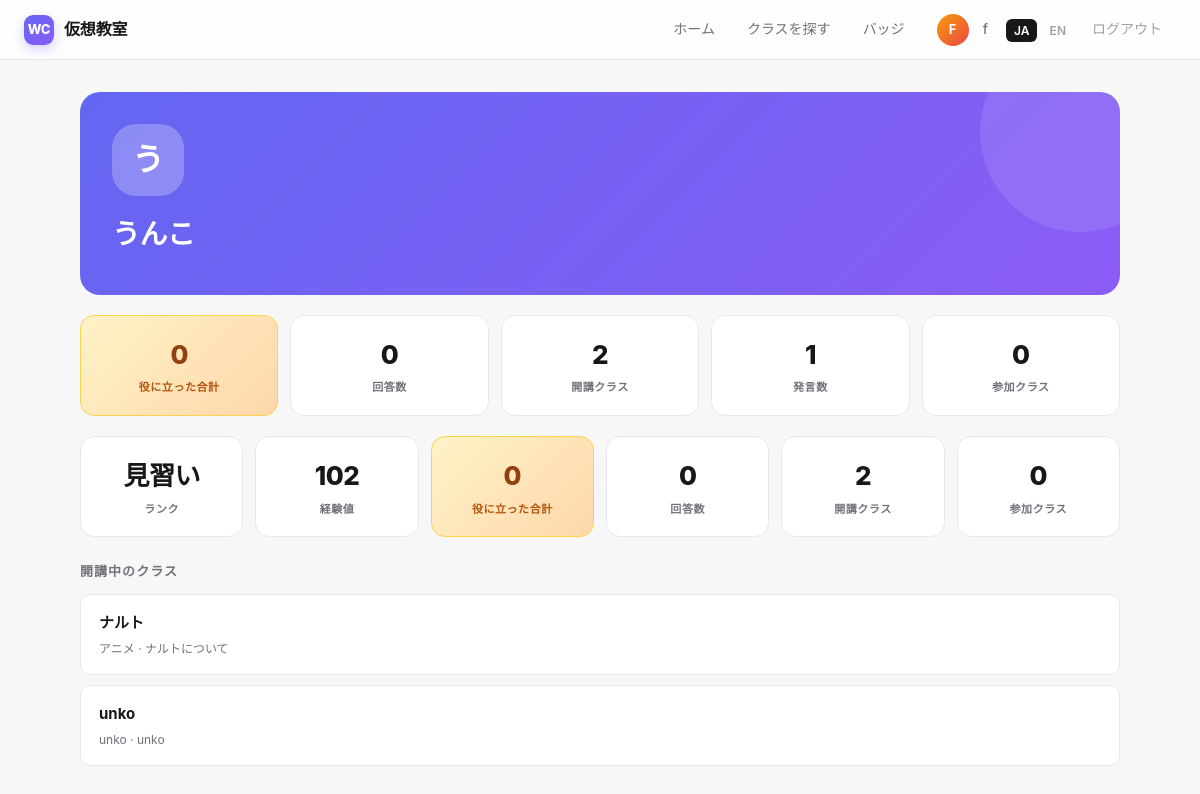
The app's page /u/1 (signed in) with its own data.
### tables this page shows
CREATE TABLE users (
        id INTEGER PRIMARY KEY AUTOINCREMENT,
        name TEXT NOT NULL UNIQUE,
        created_at TEXT NOT NULL
    , lang TEXT DEFAULT 'ja', title TEXT DEFAULT '', bio TEXT DEFAULT '', skin TEXT DEFAULT 'default');

CREATE TABLE classes (
        id INTEGER PRIMARY KEY AUTOINCREMENT,
        title TEXT NOT NULL,
        subject TEXT NOT NULL,
        description TEXT,
        teacher_id INTEGER NOT NULL,
        join_code TEXT NOT NULL UNIQUE,
        created_at TEXT NOT NULL, blackboard TEXT DEFAULT '', ai_mode INTEGER DEFAULT 0, stage INTEGER DEFAULT 0, is_public INTEGER DEFAULT 1, ai_teacher_mode INTEGER DEFAULT 0, teaching_focus TEXT DEFAULT '', taught_by TEXT DEFAULT '', is_weekly INTEGER DEFAULT 0, weekly_time TEXT DEFAULT '',
        FOREIGN KEY (teacher_id) REFERENCES users(id)
    );

### main.py (the view)
@app.get("/u/{uid}", response_class=HTMLResponse)
def profile_page(request: Request, uid: int):
    me = current_user(request)
    if not me:
        return RedirectResponse("/login")
    u = get_user_by_id(uid)
    if not u:
        return HTMLResponse("User not found", status_code=404)
    stats = user_stats(uid)
    taught = list_classes_taught_by(uid)
    recent_answers = list_questions_answered_by(uid, limit=10)
    is_me = (int(me["id"]) == int(uid))
    return templates.TemplateResponse(
        request, "profile.html",
        ctx(request, me, profile_user=u, stats=stats,
            taught=taught, recent_answers=recent_answers, is_me=is_me),
    )

### templates/profile.html (shortened to what this page needs)
{% extends "base.html" %}
{% block content %}
<div class="p-hero">
  <div class="av">{{ profile_user.name[0]|upper }}</div>
  <h1>{{ profile_user.name }}</h1>
</div>
<div class="stats-grid">
  <div class="stat highlight">
    <div class="n">{{ stats.helpful }}</div>
    <div class="l">{{ T.stat_helpful }}</div>
  </div>
  <div class="stat"><div class="n">{{ stats.answers }}</div><div class="l">{{ T.stat_answers }}</div></div>
  <div class="stat"><div class="n">{{ stats.taught }}</div><div class="l">{{ T.stat_taught }}</div></div>
  <div class="stat"><div class="n">{{ stats.messages }}</div><div class="l">{{ T.stat_messages }}</div></div>
  <div class="stat"><div class="n">{{ stats.joined }}</div><div class="l">{{ T.stat_joined }}</div></div>
</div>
<div class="stats-grid" style="grid-template-columns: repeat(auto-fit, minmax(110px, 1fr));">
  <div class="stat"><div class="n">{{ stats.rank[2] if lang == 'ja' else stats.rank[3] }}</div><div class="l">{{ T.rank }}</div></div>
  <div class="stat"><div class="n">{{ stats.xp }}</div><div class="l">{{ T.xp }}</div></div>
  <div class="stat highlight"><div class="n">{{ stats.helpful }}</div><div class="l">{{ T.stat_helpful }}</div></div>
  <div class="stat"><div class="n">{{ stats.answers }}</div><div class="l">{{ T.stat_answers }}</div></div>
  <div class="stat"><div class="n">{{ stats.taught }}</div><div class="l">{{ T.stat_taught }}</div></div>
  <div class="stat"><div class="n">{{ stats.joined }}</div><div class="l">{{ T.stat_joined }}</div></div>
</div>
{% if taught %}
<h2 style="font-size:13px;font-weight:700;color:var(--text-muted);text-transform:uppercase;letter-spacing:.08em;margin:24px 0 12px;">{{ T.taught_classes }}</h2>
{% for c in taught %}
<a class="class-item" href="/class/{{ c.id }}">
  <div class="title">{{ c.title }}</div>
  <div class="meta">{{ c.subject }}{% if c.description %} · {{ c.description }}{% endif %}</div>
</a>
{% endfor %}
{% endif %}
{% endblock %}

### templates/base.html (shortened to what this page needs)
<!DOCTYPE html>
<html lang="{{ lang }}">
<head>
</head>
<body>
<header class="hdr">
  <a href="/dashboard" class="brand">
    <div class="logo">WC</div>
    <span>{{ T.app_title }}</span>
  </a>
  <nav>
        {% if user %}
      <a href="/dashboard">{{ T.home }}</a>
      <a href="/classes">{{ T.join_class }}</a>
      <a href="/badges">{{ T.badges }}</a>
      <a href="/u/{{ user.id }}" style="display:flex;align-items:center;gap:6px;">
        <span class="avatar">{{ user.name[0]|upper }}</span>
        <span>{{ user.name }}</span>
      </a>
      <span class="lang">
        <a href="/lang/ja" class="{% if lang == 'ja' %}active{% endif %}">JA</a>
        <a href="/lang/en" class="{% if lang == 'en' %}active{% endif %}">EN</a>
      </span>
      <a href="/logout" style="color:var(--text-soft);">{{ T.logout }}</a>
    {% else %}
      <span class="lang">
        <a href="/lang/ja" class="{% if lang == 'ja' %}active{% endif %}">JA</a>
        <a href="/lang/en" class="{% if lang == 'en' %}active{% endif %}">EN</a>
      </span>
    {% endif %}
  </nav>
</header>
<main class="{% block main_class %}{% endblock %}">
{% block content %}{% endblock %}
</main>
</body>
</html>

### templates/base.html (style rules this page uses)
:root { --bg: #f7f7f8; --surface: #ffffff; --surface-2: #fafafa; --border: #e8e8ec; --text: #18181b; --text-muted: #71717a; --text-soft: #a1a1aa; --primary: #6366f1; --primary-hover: #4f46e5; --primary-soft: #eef2ff; --teacher: #f59e0b; --teacher-soft: #fef3c7; --student: #10b981; --student-soft: #d1fae5; --danger: #ef4444; --danger-soft: #fee2e2; --success: #10b981; --radius: 14px; --radius-sm: 10px; --radius-lg: 20px; --shadow-sm: 0 1px 2px rgba(0,0,0,.04); --shadow: 0 4px 12px rgba(0,0,0,.05); --shadow-lg: 0 12px 32px rgba(0,0,0,.08); --font: -apple-system, BlinkMacSystemFont, "Inter", "Hiragino Sans", "Yu Gothic UI", "Meiryo", sans-serif; }
* { box-sizing: border-box; }
html, body { margin: 0; padding: 0; }
body { font-family: var(--font); background: var(--bg); color: var(--text); font-size: 15px; line-height: 1.6; -webkit-font-smoothing: antialiased; }
a { color: inherit; text-decoration: none; }
.hdr { background: rgba(255,255,255,.85); backdrop-filter: saturate(180%) blur(12px); -webkit-backdrop-filter: saturate(180%) blur(12px); border-bottom: 1px solid var(--border); padding: 0 24px; height: 60px; display: flex; align-items: center; justify-content: space-between; position: sticky; top: 0; z-index: 50; }
.hdr .brand { display: flex; align-items: center; gap: 10px; font-weight: 700; font-size: 16px; letter-spacing: -.01em; }
.hdr .brand .logo { width: 30px; height: 30px; border-radius: 9px; background: linear-gradient(135deg, #6366f1, #8b5cf6); display: flex; align-items: center; justify-content: center; color: #fff; font-size: 13px; font-weight: 800; box-shadow: 0 4px 12px rgba(99,102,241,.3); }
.hdr nav { display: flex; align-items: center; gap: 4px; }
.hdr nav a { padding: 7px 14px; border-radius: 8px; font-size: 14px; color: var(--text-muted); font-weight: 500; transition: all .15s; }
.hdr .avatar { width: 32px; height: 32px; border-radius: 50%; background: linear-gradient(135deg, #f59e0b, #ef4444); color: #fff; font-weight: 700; font-size: 13px; display: flex; align-items: center; justify-content: center; margin-right: 8px; }
.hdr .lang a { padding: 4px 8px; border-radius: 6px; font-size: 12px; color: var(--text-soft); font-weight: 600; }
.hdr .lang a.active { background: var(--text); color: #fff; }
main { max-width: 1080px; margin: 32px auto; padding: 0 20px; }
.class-item { display: block; padding: 16px 18px; border: 1.5px solid var(--border); border-radius: var(--radius-sm); margin-bottom: 10px; background: var(--surface); transition: all .15s; }
.class-item .title { font-weight: 700; font-size: 15px; margin-bottom: 4px; }
.class-item .meta { font-size: 12px; color: var(--text-muted); }

### templates/profile.html (style rules this page uses)
.p-hero { background: linear-gradient(135deg, #6366f1 0%, #8b5cf6 100%); border-radius: var(--radius-lg); padding: 32px; color: #fff; margin-bottom: 20px; position: relative; overflow: hidden; }
.p-hero::after { content: ""; position: absolute; right: -60px; top: -60px; width: 200px; height: 200px; border-radius: 50%; background: rgba(255,255,255,.1); }
.p-hero .av { width: 72px; height: 72px; border-radius: 24px; background: rgba(255,255,255,.25); backdrop-filter: blur(8px); display: flex; align-items: center; justify-content: center; font-size: 32px; font-weight: 800; margin-bottom: 16px; }
.p-hero h1 { margin: 0 0 6px; font-size: 28px; font-weight: 800; letter-spacing: -.02em; }
.stats-grid { display: grid; grid-template-columns: repeat(auto-fit, minmax(120px, 1fr)); gap: 12px; margin-bottom: 20px; }
.stat { background: var(--surface); border: 1px solid var(--border); border-radius: var(--radius); padding: 18px; text-align: center; transition: all .15s; }
.stat .n { font-size: 26px; font-weight: 800; color: var(--text); letter-spacing: -.02em; }
.stat .l { font-size: 11px; color: var(--text-muted); margin-top: 4px; font-weight: 600; text-transform: uppercase; letter-spacing: .05em; }
.stat.highlight { background: linear-gradient(135deg, #fef3c7, #fed7aa); border-color: #fcd34d; }
.stat.highlight .n { color: #92400e; }
.stat.highlight .l { color: #b45309; }

### records on screen
users: name "F", name "f", lang "見習い"
users: name "う", name "うんこ"
classes: title "ナルト", subject "アニメ", description "ナルトについて"
classes: title "unko", subject "unko", description "unko"

### other values on screen
{{ T.app_title }} "仮想教室"
{{ T.home }} "ホーム"
{{ T.join_class }} "クラスを探す"
{{ T.badges }} "バッジ"
{{ T.logout }} "ログアウト"
{{ stats.helpful }} "0"
{{ T.stat_helpful }} "役に立った合計"
{{ stats.answers }} "0"
{{ T.stat_answers }} "回答数"
{{ stats.taught }} "2"
{{ T.stat_taught }} "開講クラス"
{{ stats.messages }} "1"
{{ T.stat_messages }} "発言数"
{{ stats.joined }} "0"
{{ T.stat_joined }} "参加クラス"
